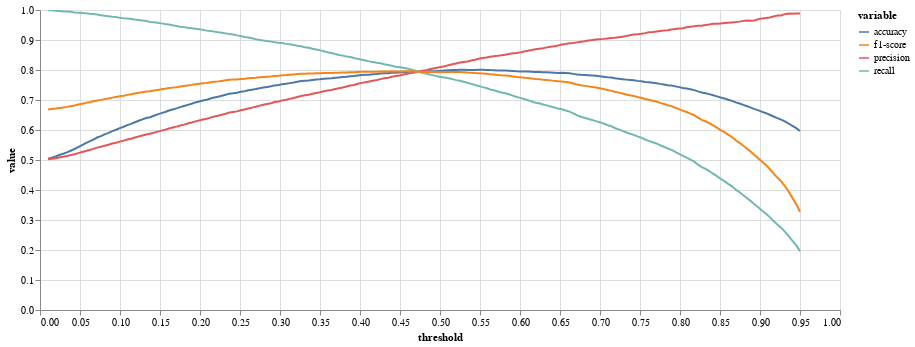

Source (notebook cell):
### Code cell
data = []
for threshold in np.linspace(0.01, 0.95, 200):
    t_preds = mod.predict_proba(X_test)[:, 1] > threshold
    data.append({
        "threshold": threshold, 
        "accuracy": accuracy_score(y_test, t_preds), 
        "precision": precision_score(y_test, t_preds),
        "recall": recall_score(y_test, t_preds),
        "f1-score": f1_score(y_test, t_preds),
    })

print(sum(t_preds))
pltr = pl.DataFrame(data).unpivot(index="threshold")

alt.Chart(pltr).mark_line().encode(x="threshold", y="value", color="variable").properties(width=800).interactive()

### Figure 1 — Vega-Lite specification as saved in the notebook (floating-point values rounded to 4 significant figures; data arrays with more than 128 entries replaced by an {"elided": "..."} marker saying what was removed)
{"config": {"view": {"continuousWidth": 300, "continuousHeight": 300}}, "data": {"name": "data-ae0a0347cb7db0075a227150acc40245"}, "mark": {"type": "line"}, "encoding": {"color": {"field": "variable", "type": "nominal"}, "x": {"field": "threshold", "type": "quantitative"}, "y": {"field": "value", "type": "quantitative"}}, "params": [{"name": "param_2", "select": {"type": "interval", "encodings": ["x", "y"]}, "bind": "scales"}], "width": 800, "$schema": "https://vega.github.io/schema/vega-lite/v5.20.1.json", "datasets": {"data-ae0a0347cb7db0075a227150acc40245": {"elided": "800 records"}}}
